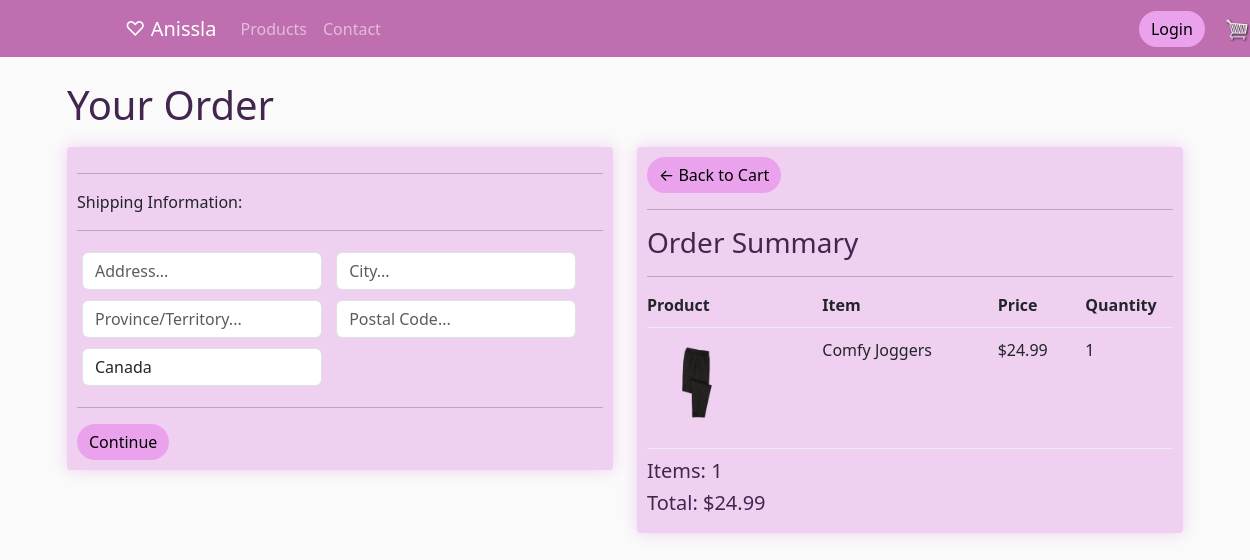
Before: /checkout/ (signed in) with the older database file.
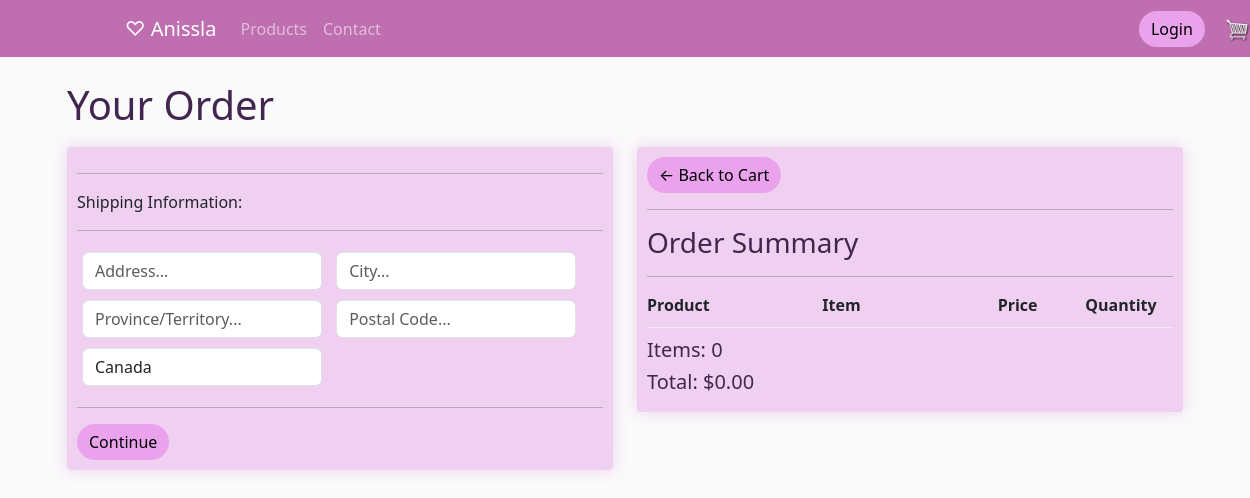
After: the same page with the newer database file.
### store/models.py (models this page shows, shortened)
class OrderItem(models.Model):
	product = models.ForeignKey(Product, on_delete=models.SET_NULL, null=True)
	quantity = models.IntegerField(default=0, null=True, blank=True)
	order = models.ForeignKey(Order, on_delete=models.SET_NULL, null=True)
	date_added = models.DateTimeField(auto_now_add=True)
	@property
	def get_item_total(self):
		total = self.product.price * self.quantity
		return total

class Product(models.Model):
	name = models.CharField(max_length=200, null=True)
	description = models.TextField(max_length=200, null=True)
	price = models.DecimalField(max_digits=7, decimal_places=2)
	image = models.ImageField(null=True, blank=True)
	in_stock= models.BooleanField(default=True)
	is_active= models.BooleanField(default=True)
	class Meta:
		verbose_name_plural = 'Products'
	@property
	def imageURL(self):
		try:
			url = self.image.url
		except:
			url = ''
		return url

class Order(models.Model):
	customer = models.ForeignKey(Customer, on_delete=models.SET_NULL, null=True, blank=True)
	date_ordered = models.DateTimeField(auto_now_add=True)
	complete = models.BooleanField(default=False)
	transaction_id = models.CharField(max_length=100, null=True)
	@property
	def get_cart_total(self):
		orderitems = self.orderitem_set.all()
		total = sum([item.get_item_total for item in orderitems])
		return total
	@property
	def get_cart_items(self):
		orderitems = self.orderitem_set.all()
		total = sum([item.quantity for item in orderitems])
		return total
	@property
	def shipping(self):
		shipping = True #All items are shippable! They're clothes!
		return shipping

### store/views.py (the view)
# urls.py: path('checkout/', views.checkout, name ="checkout"),
def checkout(request):
	data = cartData(request)
	cartItems = data['cartItems']
	order = data['order']
	items = data['items']
	context = {'items':items, 'order':order, 'cartItems':cartItems}
	return render(request, 'store/checkout.html', context)

### store/utils.py (called while the page is built)
def cartData(request):
	if request.user.is_authenticated:
		customer = request.user.customer
		order, created = Order.objects.get_or_create(customer=customer, complete=False)
		items = order.orderitem_set.all()
		cartItems = order.get_cart_items
	else:
		cookieData = cookieCart(request)
		cartItems = cookieData['cartItems']
		order = cookieData['order']
		items = cookieData['items']
	return {'items':items,'order':order,'cartItems':cartItems}

### store/templates/store/checkout.html (shortened to what this page needs)
{% extends 'store/main.html' %}
{% load static %}
{% block content %}
<h1 class="display-6"><strong>Your Order</strong></h1>
<div class="row">
    <div class="col-lg-6">
        <div class="cart-box" id="form-wrapper">
            <form id="form">
                <div id="shipping-info">
                    <hr>
                    <p>Shipping Information:</p>
                    <hr>
                    <div class="form-field">
                        <input class="form-control" type="text" name="address" placeholder="Address...">
                    </div>
                    <div class="form-field">
                        <input class="form-control" type="text" name="city" placeholder="City...">
                    </div>
                    <div class="form-field">
                        <input class="form-control" type="text" name="province" placeholder="Province/Territory...">
                    </div>
                    <div class="form-field">
                        <input class="form-control" type="text" name="postalcode" placeholder="Postal Code...">
                    </div>
                    <div class="form-field">
                        <input readonly class="form-control" type="text" name="country" value="Canada">
                    </div>
                </div>
                <hr>
                <input id="form-button" class="btn btn-success btn-block" type="submit" value="Continue">
            </form>
        </div>
        <br>
    </div>
    <div class="col-lg-6">
        <div class="cart-box">
            <a  class="btn btn-outline-dark" href="{% url 'cart' %}">&#x2190; Back to Cart</a>
            <hr>
            <h3>Order Summary</h3>
            <hr>
            <div class="cart-row">
                <div style="flex:2"><strong>Product</strong></div>
				<div style="flex:2"><strong>Item</strong></div>
				<div style="flex:1"><strong>Price</strong></div>
				<div style="flex:1"><strong>Quantity</strong></div>
			</div>
            {% for item in items %}
            <div class="cart-row">
                <div style="flex:2"><img class="row-image" src="{{item.product.imageURL}}"></div>
                <div style="flex:2"><p>{{item.product.name}}</p></div>
                <div style="flex:1"><p>${{item.product.price}}</p></div>
                <div style="flex:1"><p>{{item.quantity}}</p></div>
            </div>
            {% endfor %}
            <h5>Items:   {{order.get_cart_items}}</h5>
            <h5>Total:   ${{order.get_cart_total|floatformat:2}}</h5>
        </div>
    </div>
</div>
{% endblock content %}

Changed rows visible on the page:
removed OrderItem: product.imageURL (picture), product.name "Comfy Joggers", product.price "24.99", quantity "1"
computed for Order: get_cart_items "1" → "0"; get_cart_total "24.99" → "0.00"
